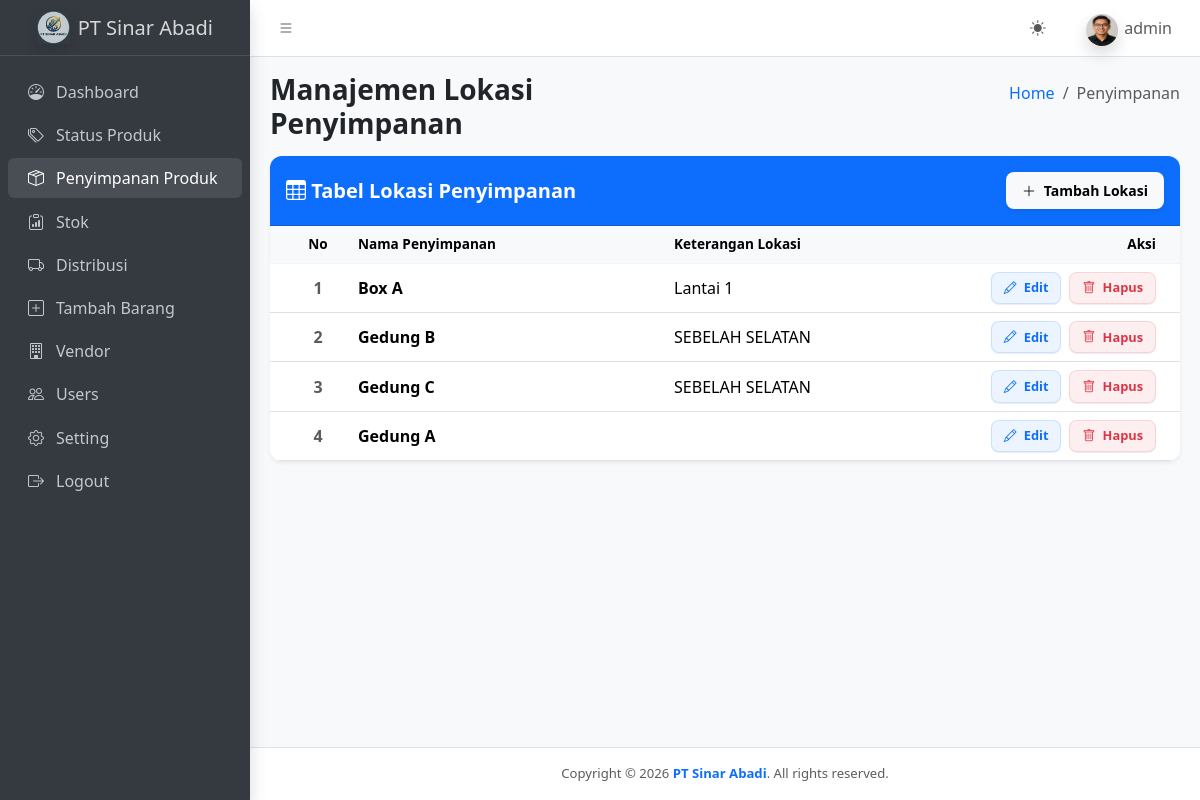
Page /penyimpanan.php (signed in) on the earlier database version.
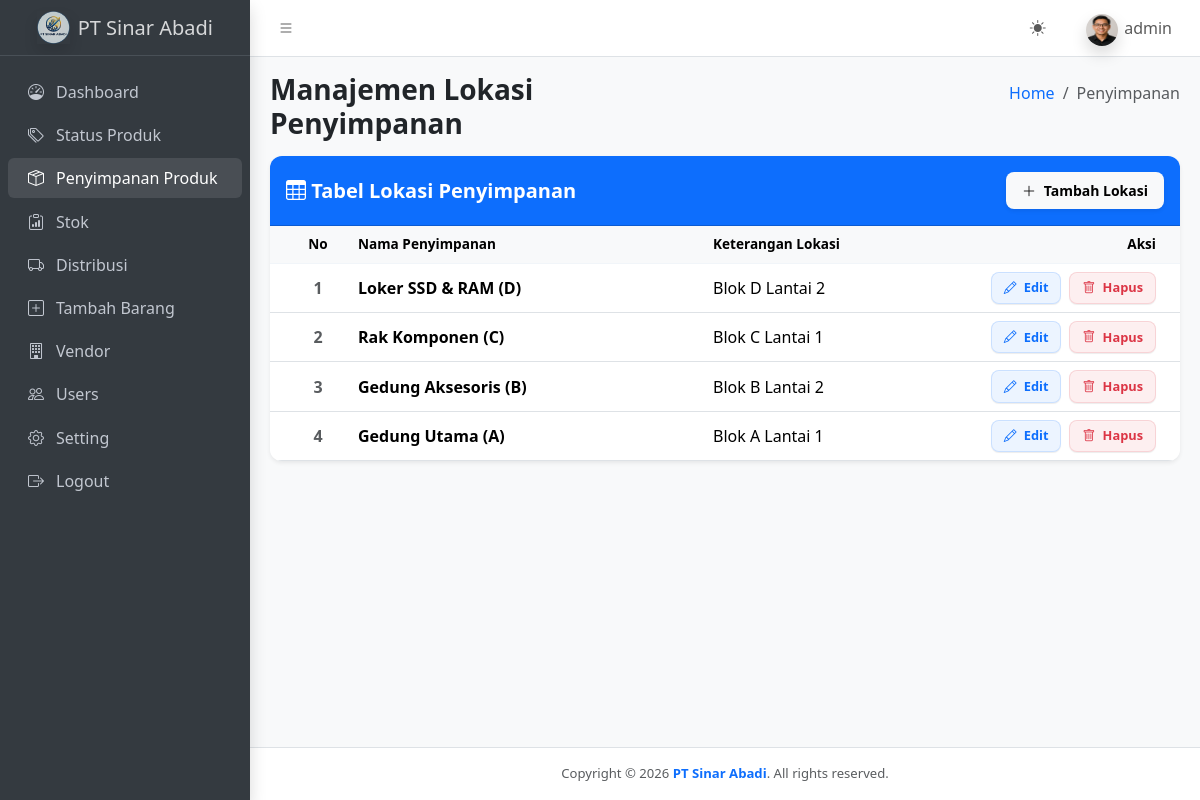
Same page on the later database version.
### tables this page shows
CREATE TABLE `penyimpanan` (
  `id` int(11) NOT NULL AUTO_INCREMENT,
  `nama_penyimpanan` varchar(100) NOT NULL,
  `lokasi` varchar(300) NOT NULL,
  PRIMARY KEY (`id`)
);

### penyimpanan.php (the view, shortened to what the changed rows need)
<?php
include 'koneksi.php';
$tampil = mysqli_query($koneksi, "SELECT * FROM penyimpanan ORDER BY id DESC");
include __DIR__ . '/components/head.php';
?>
<main class="app-main">
    <div class="app-content">
        <div class="container-fluid">
            <div class="row">
                <div class="col-12">
                    <div class="card shadow-sm border-0" style="border-radius: 12px; overflow: hidden;">
                        <div class="card-body p-0">
                            <div class="table-responsive">
                                <table class="table table-hover align-middle mb-0">
                                    <thead class="table-light text-secondary fw-semibold" style="font-size: 0.85rem; border-bottom: 1px solid #f1f5f9;">
                                        <tr>
                                            <th width="80" class="ps-4 text-center">No</th>
                                            <th>Nama Penyimpanan</th>
                                            <th>Keterangan Lokasi</th>
                                            <th width="200" class="pe-4 text-end">Aksi</th>
                                        </tr>
                                    </thead>
                                    <tbody>
                                        <?php
                                        $no = 1;
                                        while ($row = mysqli_fetch_assoc($tampil)) {
                                        ?>
                                            <tr>
                                                <td class="ps-4 text-center text-muted fw-semibold"><?= $no++; ?></td>
                                                <td><strong><?= htmlspecialchars($row['nama_penyimpanan']); ?></strong></td>
                                                <td><?= htmlspecialchars($row['lokasi']); ?></td>
                                                <td class="pe-4 text-end">
                                                    <div class="d-inline-flex gap-2">
                                                        <button
                                                            type="button"
                                                            class="btn btn-edit-user-custom btn-edit-penyimpanan btn-sm"
                                                            data-id="<?= $row['id']; ?>"
                                                            data-nama="<?= htmlspecialchars($row['nama_penyimpanan']); ?>"
                                                            data-lokasi="<?= htmlspecialchars($row['lokasi']); ?>">
                                                            <i class="bi bi-pencil me-1"></i> Edit
                                                        </button>
                                                        <a
                                                            href="penyimpanan.php?hapus=<?= $row['id']; ?>"
                                                            class="btn btn-hapus-user-custom btn-hapus-penyimpanan btn-sm"
                                                            data-nama="<?= htmlspecialchars($row['nama_penyimpanan']); ?>">
                                                            <i class="bi bi-trash me-1"></i> Hapus
                                                        </a>
                                                    </div>
                                                </td>
                                            </tr>
                                        <?php } ?>
                                    </tbody>
                                </table>
                            </div>
                        </div>
                    </div>
                </div>
            </div>
        </div>
    </div>
</main>
<?php include __DIR__ . '/components/footer.php'; ?>

Differences in the rows shown:
removed penyimpanan: nama_penyimpanan "Box A", lokasi "Lantai 1"
removed penyimpanan: nama_penyimpanan "Gedung B", lokasi "SEBELAH SELATAN"
removed penyimpanan: nama_penyimpanan "Gedung C", lokasi "SEBELAH SELATAN"
added penyimpanan: nama_penyimpanan "Loker SSD & RAM (D)", lokasi "Blok D Lantai 2"
added penyimpanan: nama_penyimpanan "Rak Komponen (C)", lokasi "Blok C Lantai 1"
added penyimpanan: nama_penyimpanan "Gedung Aksesoris (B)", lokasi "Blok B Lantai 2"
changed penyimpanan: nama_penyimpanan "Gedung A" → "Gedung Utama (A)"; lokasi (not shown) → "Blok A Lantai 1"
